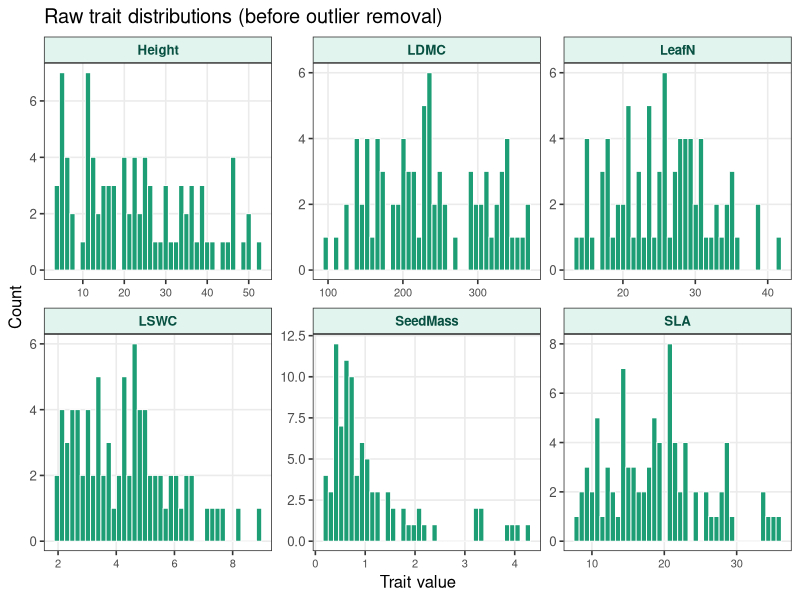
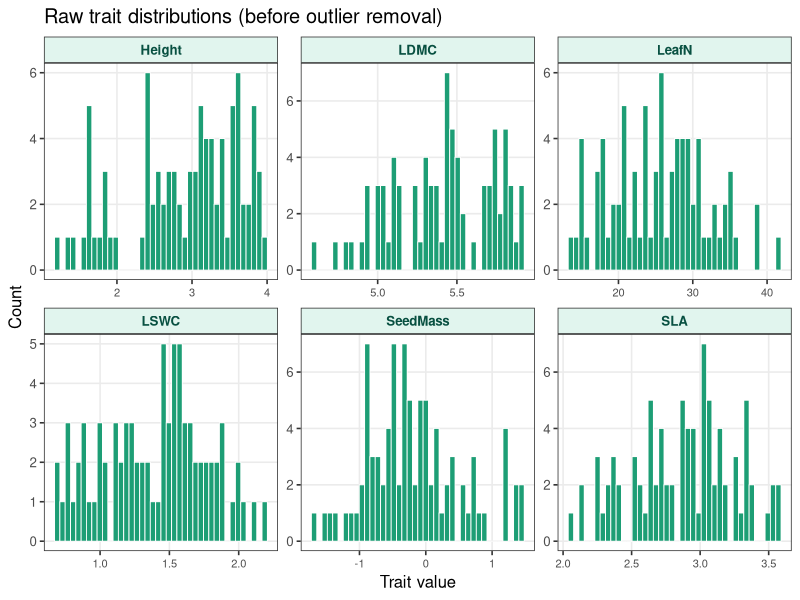
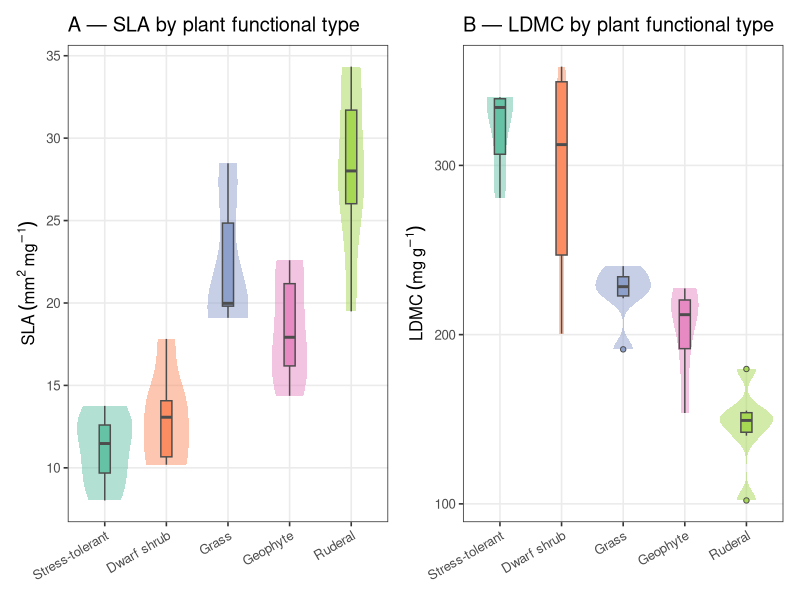
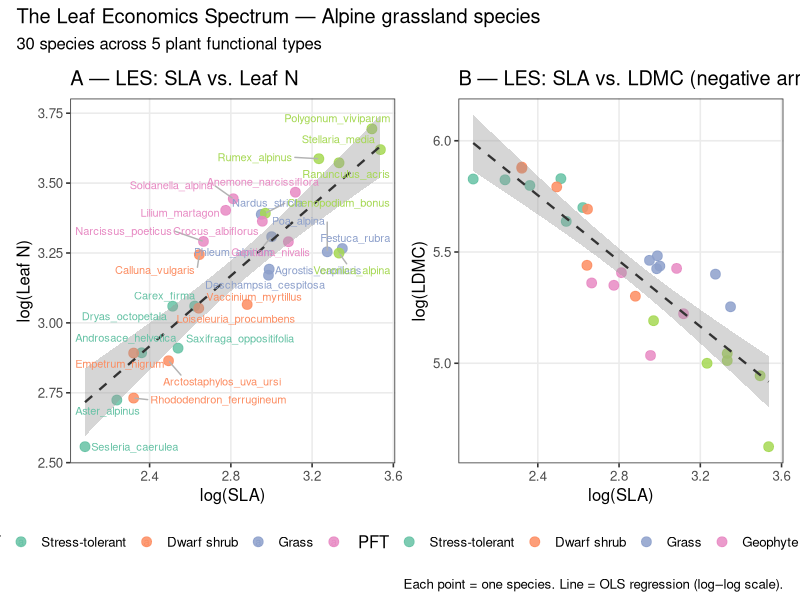
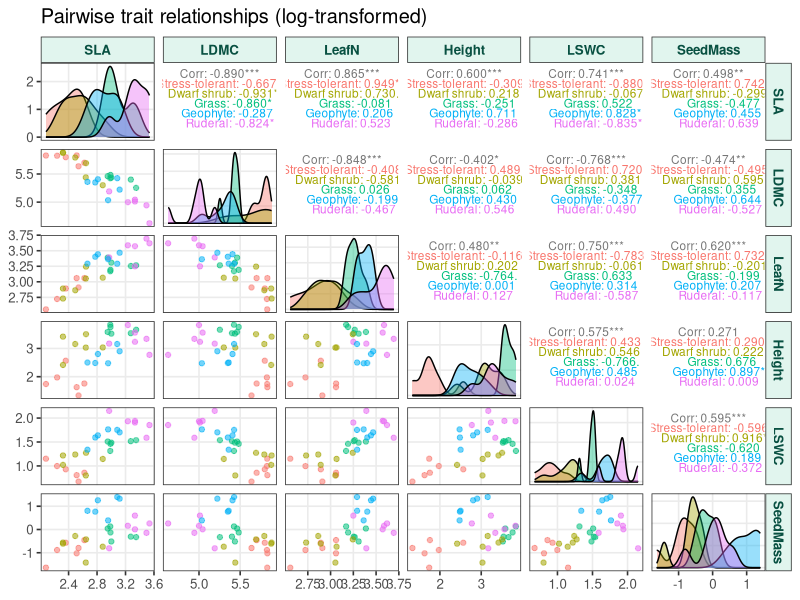

Reproduce these figures in R, in order. (Note: this script raises an error after producing the figures.)
# =============================================================================
# DAY 1 — Trait Data: Import, Cleaning and Exploratory Analysis
# Course: Trait-Based Ecology — Theory and Applications in R
# =============================================================================
# OBJECTIVE
#   - Import trait data in long (TRY) and wide format
#   - Detect and handle missing values, outliers and unit issues
#   - Compute species-mean traits
#   - Visualise trait distributions and the Leaf Economics Spectrum
#
# DATA FILES USED
#   data/01b_TRY_format_long.csv  (long format, simulating a TRY export)
#   data/01_species_traits.csv    (wide format, species-mean traits)
#
# PACKAGES REQUIRED
#   tidyverse, ggplot2, GGally, ggrepel, patchwork
# =============================================================================

# ── 0. Setup ──────────────────────────────────────────────────────────────────
library(tidyverse)   # data manipulation + ggplot2
library(GGally)      # pairs plots
library(ggrepel)     # non-overlapping labels
library(patchwork)   # multi-panel figure composition

# Set a consistent ggplot theme for all figures in the course
theme_set(
  theme_bw(base_size = 12) +
    theme(
      panel.grid.minor  = element_blank(),
      strip.background  = element_rect(fill = "#E1F5EE"),
      strip.text        = element_text(colour = "#085041", face = "bold")
    )
)

# ── 1. Import TRY long-format data ────────────────────────────────────────────
# TRY exports data in long format: one row per observation
# Key columns: AccSpeciesName, TraitID, TraitName, StdValue, UnitName

try_raw <- read_csv("data/01b_TRY_format_long.csv", show_col_types = FALSE)
glimpse(try_raw)

# How many species, traits, and observations?
try_raw |>
  summarise(
    n_obs     = n(),
    n_species = n_distinct(AccSpeciesName),
    n_traits  = n_distinct(TraitID),
    pct_NA    = mean(is.na(StdValue)) * 100
  )

# Which traits are available?
try_raw |>
  count(TraitID, TraitName, UnitName) |>
  print(n = Inf)


# ── 2. Create a concise trait abbreviation ────────────────────────────────────
# TraitName strings from TRY are verbose; we map them to short codes

trait_key <- tribble(
  ~TraitID, ~trait_short, ~unit,
  3117,     "SLA",        "mm2.mg-1",
  47,       "LDMC",       "mg.g-1",
  14,       "LeafN",      "mg.g-1",
  3106,     "Height",     "cm",
  6,        "LSWC",       "g.g-1",
  26,       "SeedMass",   "mg"
)

try_clean <- try_raw |>
  left_join(trait_key, by = "TraitID") |>
  filter(!is.na(StdValue))              # remove missing values (documented)

# How many observations remain?
cat("Observations after removing NA:", nrow(try_clean), "\n")


# ── 3. Outlier detection ───────────────────────────────────────────────────────
# Strategy: flag values beyond mean ± 3 SD *within each trait*
# NOTE: always work on log-scale for right-skewed traits (SLA, SeedMass, Height)

# Visual inspection BEFORE filtering — always look first!
try_clean |>
  ggplot(aes(x = StdValue)) +
  geom_histogram(bins = 40, fill = "#1D9E75", colour = "white", linewidth = 0.3) +
  facet_wrap(~trait_short, scales = "free") +
  labs(title = "Raw trait distributions (before outlier removal)",
       x = "Trait value", y = "Count") +
  theme(axis.text.x = element_text(size = 8))

# Log-transform right-skewed traits for outlier detection
log_traits <- c("SLA", "LDMC", "Height", "SeedMass", "LSWC")

try_filtered <- try_clean |>
  group_by(trait_short) |>
  mutate(
    log_val    = if_else(trait_short %in% log_traits, log(StdValue), StdValue),
    mean_log   = mean(log_val, na.rm = TRUE),
    sd_log     = sd(log_val,   na.rm = TRUE),
    is_outlier = abs(log_val - mean_log) > 3 * sd_log
  ) |>
  filter(!is_outlier) |>
  ungroup()

try_filtered |>
  ggplot(aes(x = log_val)) +
  geom_histogram(bins = 40, fill = "#1D9E75", colour = "white", linewidth = 0.3) +
  facet_wrap(~trait_short, scales = "free") +
  labs(title = "Raw trait distributions (before outlier removal)",
       x = "Trait value", y = "Count") +
  theme(axis.text.x = element_text(size = 8))

# How many observations were removed as outliers?
n_removed <- nrow(try_clean) - nrow(try_filtered)
cat(sprintf("Outliers removed: %d (%.1f%%)\n", n_removed,
            100 * n_removed / nrow(try_clean)))


# ── 4. Compute species-mean traits ────────────────────────────────────────────
# The standard approach: average all valid observations per species × trait
# We also record n_obs (data support) and CV (intraspecific variability signal)

sp_means_long <- try_filtered |>
  group_by(AccSpeciesName, trait_short, unit) |>
  summarise(
    mean_val = mean(StdValue, na.rm = TRUE),
    sd_val   = sd(StdValue,   na.rm = TRUE),
    n_obs    = n(),
    CV       = sd_val / mean_val * 100,   # coefficient of variation (%)
    .groups  = "drop"
  )

# Pivot to wide format: one row per species, one column per trait
sp_traits_wide <- sp_means_long |>
  select(AccSpeciesName, trait_short, mean_val) |>
  pivot_wider(names_from = trait_short, values_from = mean_val)

# How much data coverage do we have?
sp_traits_wide |>
  summarise(across(where(is.numeric), ~mean(!is.na(.)) * 100,
                   .names = "{.col}_pct_complete"))


# ── 5. Load the pre-computed species trait table ───────────────────────────────
# For practicals we also use the clean reference table directly
# (equivalent to the result of the pipeline above)

sp_traits <- read_csv("data/01_species_traits.csv", show_col_types = FALSE)
glimpse(sp_traits)

# Factor levels for PFT (useful for ordered legends later)
sp_traits <- sp_traits |>
  mutate(
    PFT = factor(PFT, levels = c("PFT_stress","PFT_shrub",
                                 "PFT_grass","PFT_geophyte","PFT_ruderal")),
    # Short PFT labels for plotting
    PFT_label = recode(PFT,
      "PFT_stress"   = "Stress-tolerant",
      "PFT_shrub"    = "Dwarf shrub",
      "PFT_grass"    = "Grass",
      "PFT_geophyte" = "Geophyte",
      "PFT_ruderal"  = "Ruderal"
    )
  )


# ── 6. Trait distributions per PFT ────────────────────────────────────────────
# Violin + boxplot combination: best of both worlds
# (violin = density shape, boxplot = median and IQR)

p_sla <- ggplot(sp_traits, aes(x = PFT_label, y = SLA, fill = PFT_label)) +
  geom_violin(alpha = 0.5, colour = NA) +
  geom_boxplot(width = 0.18, outlier.shape = 21,
               outlier.size = 1.5, colour = "grey30") +
  scale_fill_brewer(palette = "Set2", guide = "none") +
  labs(x = NULL, y = expression(SLA~(mm^2~mg^{-1})),
       title = "A — SLA by plant functional type") +
  theme(axis.text.x = element_text(angle = 30, hjust = 1))

p_ldmc <- ggplot(sp_traits, aes(x = PFT_label, y = LDMC, fill = PFT_label)) +
  geom_violin(alpha = 0.5, colour = NA) +
  geom_boxplot(width = 0.18, outlier.shape = 21, colour = "grey30") +
  scale_fill_brewer(palette = "Set2", guide = "none") +
  labs(x = NULL, y = expression(LDMC~(mg~g^{-1})),
       title = "B — LDMC by plant functional type") +
  theme(axis.text.x = element_text(angle = 30, hjust = 1))

p_sla + p_ldmc
# INTERPRETATION: Stress-tolerant and shrub species have low SLA and high LDMC
# (conservative strategy); ruderals show the opposite (acquisitive strategy).


# ── 7. The Leaf Economics Spectrum ────────────────────────────────────────────
# Classic LES: SLA positively correlated with Leaf N, negatively with LDMC
# Reference: Wright et al. (2004) Nature

# Panel A: SLA vs. Leaf N
p_les_a <- ggplot(sp_traits, aes(x = log(SLA), y = log(LeafN),
                                 colour = PFT_label, label = species)) +
  geom_point(size = 3, alpha = 0.85) +
  geom_smooth(method = "lm", se = TRUE, colour = "grey20",
              linewidth = 0.8, linetype = "dashed") +
  ggrepel::geom_text_repel(size = 2.8, max.overlaps = 10,
                           segment.colour = "grey70") +
  scale_colour_brewer(palette = "Set2", name = "PFT") +
  labs(x = "log(SLA)", y = "log(Leaf N)",
       title = "A — LES: SLA vs. Leaf N") +
  theme(legend.position = "bottom")

# Panel B: SLA vs. LDMC (negative arm of LES)
p_les_b <- ggplot(sp_traits, aes(x = log(SLA), y = log(LDMC),
                                 colour = PFT_label)) +
  geom_point(size = 3, alpha = 0.85) +
  geom_smooth(method = "lm", se = TRUE, colour = "grey20",
              linewidth = 0.8, linetype = "dashed") +
  scale_colour_brewer(palette = "Set2", name = "PFT") +
  labs(x = "log(SLA)", y = "log(LDMC)",
       title = "B — LES: SLA vs. LDMC (negative arm)") +
  theme(legend.position = "bottom")

p_les_a + p_les_b +
  plot_annotation(
    title    = "The Leaf Economics Spectrum — Alpine grassland species",
    subtitle = "30 species across 5 plant functional types",
    caption  = "Each point = one species. Line = OLS regression (log–log scale)."
  )

# Pearson correlation on log-transformed values
with(sp_traits, {
  cat("r(log SLA, log LeafN):", round(cor(log(SLA), log(LeafN)), 3), "\n")
  cat("r(log SLA, log LDMC):", round(cor(log(SLA), log(LDMC)), 3), "\n")
})


# ── 8. Full pairwise trait plot ────────────────────────────────────────────────
# GGally::ggpairs gives a quick multi-trait overview
# Useful to spot unexpected correlations before formal analyses

sp_traits |>
  select(SLA, LDMC, LeafN, Height, LSWC, SeedMass, PFT_label) |>
  mutate(across(where(is.numeric), log)) |>   # log-transform for linearity
  ggpairs(
    aes(colour = PFT_label, alpha = 0.7),
    columns = 1:6,
    upper   = list(continuous = wrap("cor", size = 3)),
    lower   = list(continuous = wrap("points", size = 1.5)),
    diag    = list(continuous = wrap("densityDiag", alpha = 0.4))
  ) +
  labs(title = "Pairwise trait relationships (log-transformed)")


# ── 9. Data quality report ────────────────────────────────────────────────────
# Always document data quality: n observations, CV, data source
# This goes into a supplementary table in a real publication

data_quality <- sp_means_long |>
  group_by(trait_short) |>
  summarise(
    n_species   = n(),
    mean_n_obs  = round(mean(n_obs), 1),
    mean_CV_pct = round(mean(CV, na.rm = TRUE), 1),
    pct_CV_gt30 = round(mean(CV > 30, na.rm = TRUE) * 100, 1)
  )

print(data_quality)
# NOTE: High CV (>30%) for SeedMass is expected — seed mass varies enormously
# among individuals and across years. This is relevant for Day 5 (ITV).


# ── 10. Save clean objects for Day 2 ──────────────────────────────────────────
saveRDS(sp_traits, "outputs/day1_sp_traits_clean.rds")
cat("Saved: outputs/day1_sp_traits_clean.rds\n")
